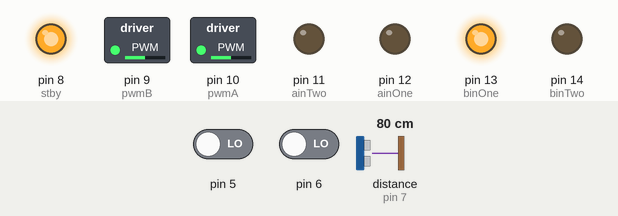
Simulated run of this sketch. Board: Arduino Uno, built with avr-gcc and run on an emulated ATmega328P. Shown: switched loads named in the sketch (green lamp = pin HIGH), output pins drawn as LEDs (lit = HIGH). The test bench sets the inputs (shaded band); at power-on: distance to the obstacle (sensor on pin 7) 80 cm, pin 5 LOW, pin 6 LOW.

Above: at 6.2 s.
6.3 s: distance to the obstacle (sensor on pin 7) set to 57 cm
7.8 s: distance to the obstacle (sensor on pin 7) set to 52 cm
At 8.4 s:
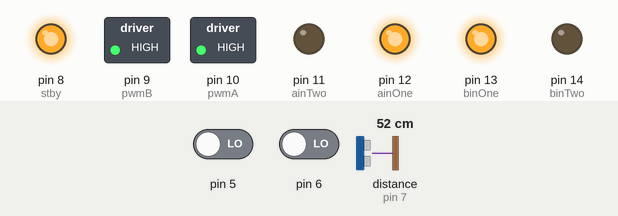
9.3 s: distance to the obstacle (sensor on pin 7) set to 60 cm
At 10.5 s:
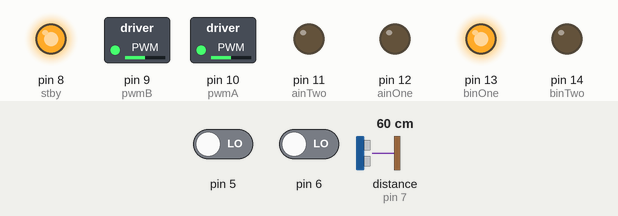
10.8 s: distance to the obstacle (sensor on pin 7) set to 2 cm
At 12.0 s:
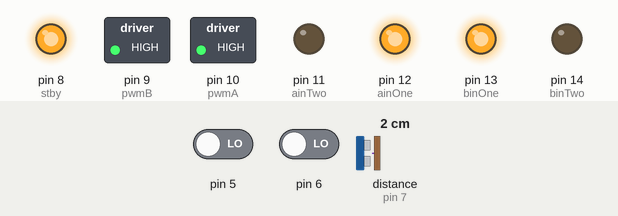
Timing chart, 0 to 13.3 s (numbered marks = the images above; inputs shaded):
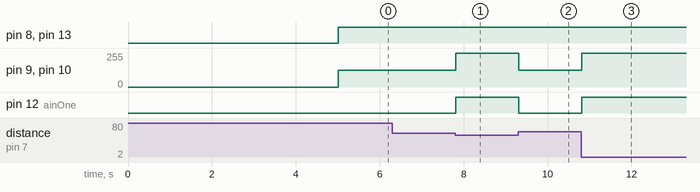

Measured:
- the behaviour switches between 55 and 54 cm on distance to the obstacle (sensor on pin 7) (found by bisection; images 0 and 1)
- after the input at 6.3 s, every drawn part: stays the same
- after the input at 7.8 s, pin 9 (pwmB), pin 10 (pwmA): 127/255 → 255/255 at once; pin 12 (ainOne): LOW → HIGH at once
- after the input at 9.3 s, pin 9 (pwmB), pin 10 (pwmA): 255/255 → 127/255 at once; pin 12 (ainOne): HIGH → LOW at once
- after the input at 10.8 s, pin 9 (pwmB), pin 10 (pwmA): 127/255 → 255/255 at once; pin 12 (ainOne): LOW → HIGH at once

The sketch:

TeensySumo.ino
```cpp
/*
 Sumorobot program

 Written in less than 48 hours due to a hardware issue

 Teensy 2 and TB6612FNG motordriver IC, Ping sonar for opponent detection and two IR sensors for edge detection

 GUNNU GPL- etc
 */

#include <QTRSensors.h>
#include <NewPing.h>


//Setting up the motor connections

const int pwmA = 10;
const int pwmB = 9;
const int ainTwo = 11;
const int ainOne = 12;
const int binOne = 13;
const int binTwo = 14;
const int stby = 8;

//Sensors
//IR reflective sensors
#define NUM_SENSORS   2     // number of sensors used
#define TIMEOUT       2500  // waits for 2500 microseconds for sensor outputs to go low
#define LIGHT_TRIGGER 60
//90 seems to be a good number to trigger.
QTRSensorsRC qtrrc((unsigned char[]) {5,6}, NUM_SENSORS, TIMEOUT);
unsigned int sensorValues[NUM_SENSORS];


//Ping))) sensor
#define TRIGGER_PIN  7
#define MAX_DISTANCE 55 //31cm about one foot

NewPing sonar(TRIGGER_PIN, TRIGGER_PIN, MAX_DISTANCE);

//***************************Main program********************************
/*---------------------------init and startup--------------------------*/
void setup(){
  delay(5000);
  //Init all motor control pins
  pinMode(pwmA, OUTPUT);
  pinMode(pwmB, OUTPUT);
  pinMode(ainOne, OUTPUT);
  pinMode(ainTwo, OUTPUT);
  pinMode(binOne, OUTPUT);
  pinMode(binTwo, OUTPUT);
  pinMode(stby, OUTPUT);
  Serial.begin(115200); // Open serial monitor at 9600 baud to see data
}


void loop() {

  scan();


}


//***************************FUNCTIONS / SUB ROUTINES********************************
/*---------------------------DRIVE FUNCTIONS---------------------------------------*/

//Forward
void driveForward(){
  analogWrite(pwmA, 255);
  analogWrite(pwmB, 255);
  digitalWrite(ainOne, HIGH);
  digitalWrite(ainTwo, LOW);
  digitalWrite(binOne, HIGH);
  digitalWrite(binTwo, LOW);
  digitalWrite(stby, HIGH);
  return;
}

//Stop
void driveStop() {
  analogWrite(pwmA, 0);
  analogWrite(pwmB, 0);
  digitalWrite(ainOne, LOW);
  digitalWrite(ainTwo, LOW);
  digitalWrite(binOne, LOW);
  digitalWrite(binTwo, LOW);
  digitalWrite(stby, LOW);
  return;
}

//Reverse

void driveReverse(){
  analogWrite(pwmA, 255);
  analogWrite(pwmB, 255);
  digitalWrite(ainOne, LOW);
  digitalWrite(ainTwo, HIGH);
  digitalWrite(binOne, LOW);
  digitalWrite(binTwo, HIGH);
  digitalWrite(stby, HIGH);
  return;
}

//turn Left
void turnLeft(){
  analogWrite(pwmA, 127);
  analogWrite(pwmB, 127);
  digitalWrite(ainOne, LOW);
  digitalWrite(ainTwo, LOW);
  digitalWrite(binOne, HIGH);
  digitalWrite(binTwo, LOW);
  digitalWrite(stby, HIGH);
}

void turnRight(){
  analogWrite(pwmA, 127);
  analogWrite(pwmB, 127);
  digitalWrite(ainOne, HIGH);
  digitalWrite(ainTwo, LOW);
  digitalWrite(binOne, LOW);
  digitalWrite(binTwo, LOW);
  digitalWrite(stby, HIGH);
}


//reverse
void motorReverse(){
  analogWrite(pwmA, 127);
  analogWrite(pwmB, 127);
  digitalWrite(ainOne, LOW);
  digitalWrite(ainTwo, HIGH);
  digitalWrite(binOne, LOW);
  digitalWrite(binTwo, HIGH);
  digitalWrite(stby, HIGH);

}

/*---------------------------opponent/edge detection---------------------------------------*/
void scan(){

  int distance = sonar.ping_cm();
  if (distance <= MAX_DISTANCE && distance != 0){

    qtrrc.read(sensorValues);
    driveForward();
    delay(20);
    lightSense();
  }else{

    qtrrc.read(sensorValues);
    turnLeft();
    delay(20);
    lightSense();
  }
}


void lightSense(){
if (sensorValues[0] < LIGHT_TRIGGER)
{
    motorReverse();
    delay(1000);
    turnLeft();
    delay(750);
  }
  else if (sensorValues[1] < LIGHT_TRIGGER)
  {

    motorReverse();
    delay(1000);
    turnRight();
    delay(750);
  } else {
    scan();
  }
}
```
